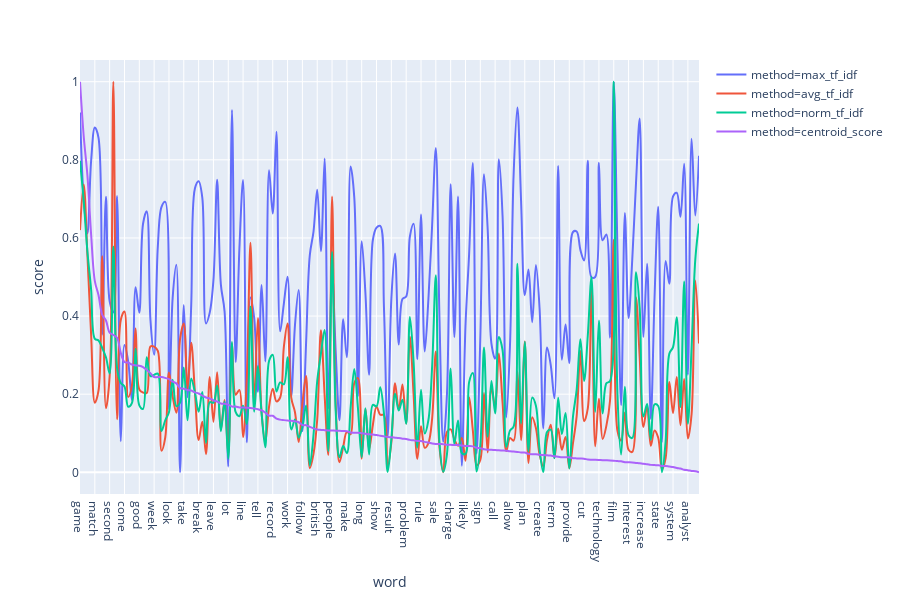

The notebook cell this image was saved under:
### Code cell
fig = px.line(df_sort, x="word", y="score", color="method", line_group="method", 
              hover_name="method", line_shape="spline", render_mode="svg")
fig.show()

### Figure 1 — Plotly figure (JSON) as saved in the notebook; plotly's stock layout.template omitted (floating-point values rounded to 4 significant figures; data arrays with more than 128 entries replaced by an {"elided": "..."} marker saying what was removed)
{"data": [{"hoverlabel": {"namelength": 0}, "hovertemplate": "<b>%{hovertext}</b><br><br>method=max_tf_idf<br>word=%{x}<br>score=%{y}", "hovertext": {"elided": "168 str values"}, "legendgroup": "method=max_tf_idf", "line": {"color": "#636efa", "dash": "solid", "shape": "spline"}, "mode": "lines", "name": "method=max_tf_idf", "showlegend": true, "type": "scatter", "x": {"elided": "168 str values"}, "xaxis": "x", "y": {"elided": "168 float values"}, "yaxis": "y"}, {"hoverlabel": {"namelength": 0}, "hovertemplate": "<b>%{hovertext}</b><br><br>method=avg_tf_idf<br>word=%{x}<br>score=%{y}", "hovertext": {"elided": "168 str values"}, "legendgroup": "method=avg_tf_idf", "line": {"color": "#EF553B", "dash": "solid", "shape": "spline"}, "mode": "lines", "name": "method=avg_tf_idf", "showlegend": true, "type": "scatter", "x": {"elided": "168 str values"}, "xaxis": "x", "y": {"elided": "168 float values"}, "yaxis": "y"}, {"hoverlabel": {"namelength": 0}, "hovertemplate": "<b>%{hovertext}</b><br><br>method=norm_tf_idf<br>word=%{x}<br>score=%{y}", "hovertext": {"elided": "168 str values"}, "legendgroup": "method=norm_tf_idf", "line": {"color": "#00cc96", "dash": "solid", "shape": "spline"}, "mode": "lines", "name": "method=norm_tf_idf", "showlegend": true, "type": "scatter", "x": {"elided": "168 str values"}, "xaxis": "x", "y": {"elided": "168 float values"}, "yaxis": "y"}, {"hoverlabel": {"namelength": 0}, "hovertemplate": "<b>%{hovertext}</b><br><br>method=centroid_score<br>word=%{x}<br>score=%{y}", "hovertext": {"elided": "168 str values"}, "legendgroup": "method=centroid_score", "line": {"color": "#ab63fa", "dash": "solid", "shape": "spline"}, "mode": "lines", "name": "method=centroid_score", "showlegend": true, "type": "scatter", "x": {"elided": "168 str values"}, "xaxis": "x", "y": {"elided": "168 float values"}, "yaxis": "y"}], "layout": {"height": 600, "legend": {"tracegroupgap": 0}, "margin": {"t": 60}, "xaxis": {"anchor": "y", "domain": [0, 1], "title": {"text": "word"}}, "yaxis": {"anchor": "x", "domain": [0, 1], "title": {"text": "score"}}}}
